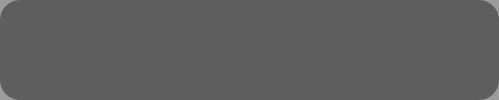
            <widget class="QFrame" name="arriba">
             <property name="styleSheet">
              <string notr="true">QFrame {
	background-color: rgba(0, 0, 0, 100); 
	border-radius:20px;
}

QPushButton {
	border-radius:20px;
}

</string>
             </property>
             <property name="frameShape">
              <enum>QFrame::StyledPanel</enum>
             </property>
             <property name="frameShadow">
              <enum>QFrame::Raised</enum>
             </property>
             <layout class="QHBoxLayout" name="horizontalLayout">
              <item>
               <spacer name="horizontalSpacer">
                <property name="orientation">
                 <enum>Qt::Horizontal</enum>
                </property>
                <property name="sizeHint" stdset="0">
                 <size>
                  <width>299</width>
                  <height>20</height>
                 </size>
                </property>
               </spacer>
              </item>
              <item>
               <widget class="QPushButton" name="minimizar">
                <property name="minimumSize">
                 <size>
                  <width>40</width>
                  <height>40</height>
                 </size>
                </property>
                <property name="styleSheet">
                 <string notr="true">QPushButton:hover {
	background-color: qradialgradient(spread:pad, cx:0.5, cy:0.5, radius:0.5, fx:0.5, fy:0.5, stop:0 rgba(255, 251, 0, 255), stop:0.375 rgba(254, 255, 208, 117), stop:0.44 rgba(252, 250, 128, 80), stop:0.710227 rgba(255, 254, 162, 135), stop:0.727273 rgba(255, 255, 255, 255), stop:0.795455 rgba(236, 255, 132, 156), stop:1 rgba(255, 255, 255, 0));
	border-radius:20px;
}</string>
                </property>
                <property name="text">
                 <string/>
                </property>
                <property name="icon">
                 <iconset>
                  <normaloff>imagenes/menos.png</normaloff>imagenes/menos.png</iconset>
                </property>
                <property name="iconSize">
                 <size>
                  <width>25</width>
                  <height>25</height>
                 </size>
                </property>
               </widget>
              </item>
              <item>
               <widget class="QPushButton" name="expandir">
                <property name="minimumSize">
                 <size>
                  <width>40</width>
                  <height>40</height>
                 </size>
                </property>
                <property name="styleSheet">
                 <string notr="true">QPushButton:hover {
	background-color: qradialgradient(spread:pad, cx:0.5, cy:0.5, radius:0.5, fx:0.5, fy:0.5, stop:0 rgba(0, 255, 69, 255), stop:0.375 rgba(215, 255, 208, 117), stop:0.44 rgba(142, 252, 128, 80), stop:0.710227 rgba(173, 255, 162, 135), stop:0.727273 rgba(255, 255, 255, 255), stop:0.795455 rgba(132, 255, 165, 156), stop:1 rgba(255, 255, 255, 0));
	border-radius:20px;
}</string>
                </property>
                <property name="text">
                 <string/>
                </property>
                <property name="icon">
                 <iconset>
                  <normaloff>imagenes/max.png</normaloff>imagenes/max.png</iconset>
                </property>
                <property name="iconSize">
                 <size>
                  <width>25</width>
                  <height>25</height>
                 </size>
                </property>
               </widget>
              </item>
              <item>
               <widget class="QPushButton" name="reducir">
                <property name="minimumSize">
                 <size>
                  <width>40</width>
                  <height>40</height>
                 </size>
                </property>
                <property name="styleSheet">
                 <string notr="true">QPushButton:hover {
	background-color: qradialgradient(spread:pad, cx:0.5, cy:0.5, radius:0.5, fx:0.5, fy:0.5, stop:0 rgba(29, 0, 255, 255), stop:0.375 rgba(213, 208, 255, 117), stop:0.44 rgba(163, 128, 252, 80), stop:0.710227 rgba(162, 163, 255, 135), stop:0.727273 rgba(255, 255, 255, 255), stop:0.795455 rgba(132, 134, 255, 156), stop:1 rgba(255, 255, 255, 0));
	border-radius:20px;
}</string>
                </property>
                <property name="text">
                 <string/>
                </property>
                <property name="icon">
                 <iconset>
                  <normaloff>imagenes/min.png</normaloff>imagenes/min.png</iconset>
                </property>
                <property name="iconSize">
                 <size>
                  <width>25</width>
                  <height>25</height>
                 </size>
                </property>
               </widget>
              </item>
              <item>
               <widget class="QPushButton" name="cerrar">
                <property name="minimumSize">
                 <size>
                  <width>40</width>
                  <height>40</height>
                 </size>
                </property>
                <property name="styleSheet">
                 <string notr="true">QPushButton:hover {
	background-color: qradialgradient(spread:pad, cx:0.5, cy:0.5, radius:0.5, fx:0.5, fy:0.5, stop:0 rgba(255, 0, 0, 255), stop:0.375 rgba(255, 208, 208, 117), stop:0.44 rgba(252, 128, 128, 80), stop:0.710227 rgba(255, 162, 162, 135), stop:0.727273 rgba(255, 255, 255, 255), stop:0.795455 rgba(255, 132, 132, 156), stop:1 rgba(255, 255, 255, 0));
	border-radius:20px;
}</string>
                </property>
                <property name="text">
                 <string/>
                </property>
                <property name="icon">
                 <iconset>
                  <normaloff>imagenes/tache.png</normaloff>imagenes/tache.png</iconset>
                </property>
                <property name="iconSize">
                 <size>
                  <width>25</width>
                  <height>25</height>
                 </size>
                </property>
               </widget>
              </item>
             </layout>
            </widget>
